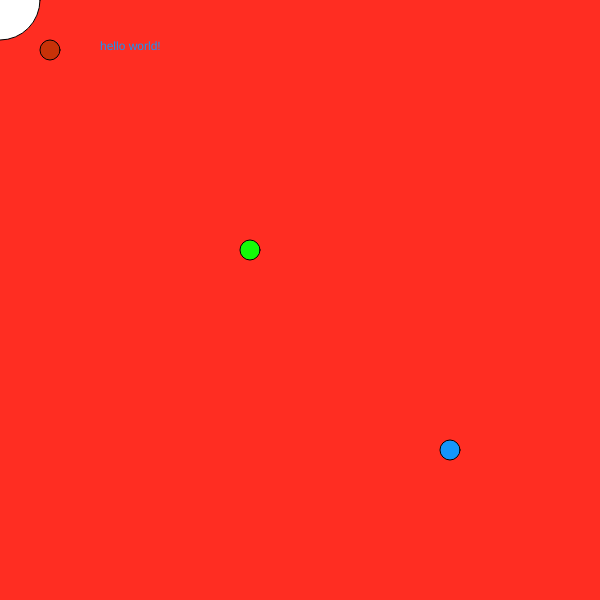
Frame 1 (no input)
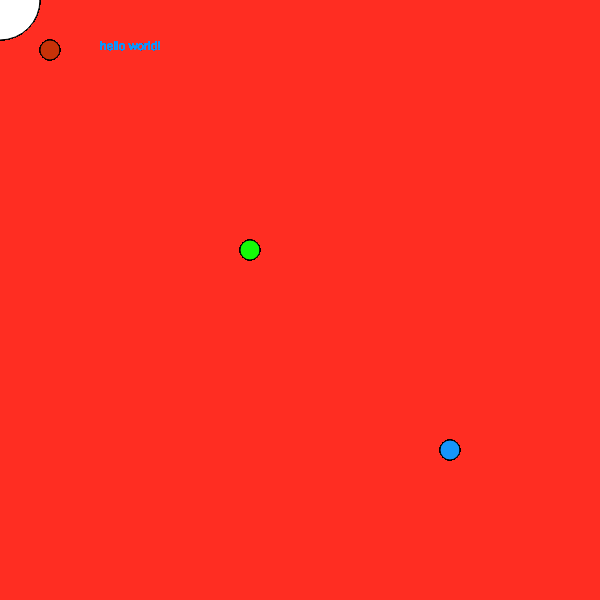
Frame 60 (no input)
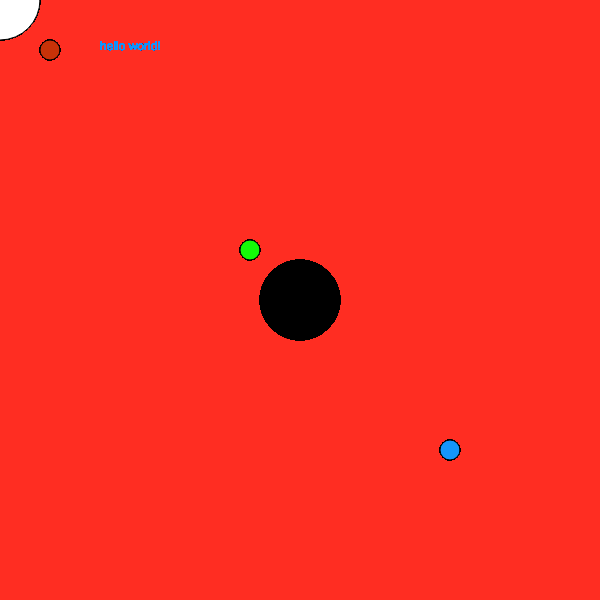
Frame 120 (the mouse pressed at the canvas centre since frame 60)

The p5.js sketch that drew these frames (run headless with seeded random() and noise() and a simulated clock; from frame 60 on, the mouse is pressed at the canvas centre):

// p5.js sketch
// ── sketch.js
function setup() {
    createCanvas(600, 600);
    background(255, 45, 34);
}

function draw() {
    fill(200, 50, 8);
    ellipse(50, 50, 20, 20);
    fill(20, 250, 8);
    ellipse(250, 250, 20, 20);
    fill(20, 150, 250);
    ellipse(450, 450, 20, 20);
    text("hello world!", 100, 50)
    drawEllip();
}


function drawEllip() {
    if (mouseIsPressed) {
        fill(0);
    } else {
        fill(255);
    }
    ellipse(mouseX, mouseY, 80, 80);
}
// ── flag.js
let cx, cy;
let radius;




function setup() {
    createCanvas(900, 600);

    noStroke();
    radius = min(width, height) / 2;
    text(radius, 100,100);

    cx = width / 2;
    cy = height / 2;

}


function draw() {

    push();
    fill(255, 153, 51);
    rect(0, 0, 900, 200);

    fill(255, 255, 255);
    rect(0, 200, 900, 200);

    fill(19, 136, 8);
    rect(0, 400, 900, 200);
    pop();


    fill(0, 0, 128);
    ellipse(cx, cy, 195, 195);


    fill(255, 255, 255);
    ellipse(cx, cy, 180, 180);

    fill(0, 0, 128);
    ellipse(cx, cy, 35, 35);

    push();
    stroke(0, 0, 128);
    strokeWeight(2);
    beginShape(POINTS);
    for (let a = 0; a < 360; a += 15) {
        let angle = radians(a);
        let x = cx + cos(angle) * (radius * 0.3);
        let y = cy + sin(angle) * (radius * 0.3);
        vertex(x, y);
        line(x, y, cx, cy);

    }
    endShape();
    pop();

}
